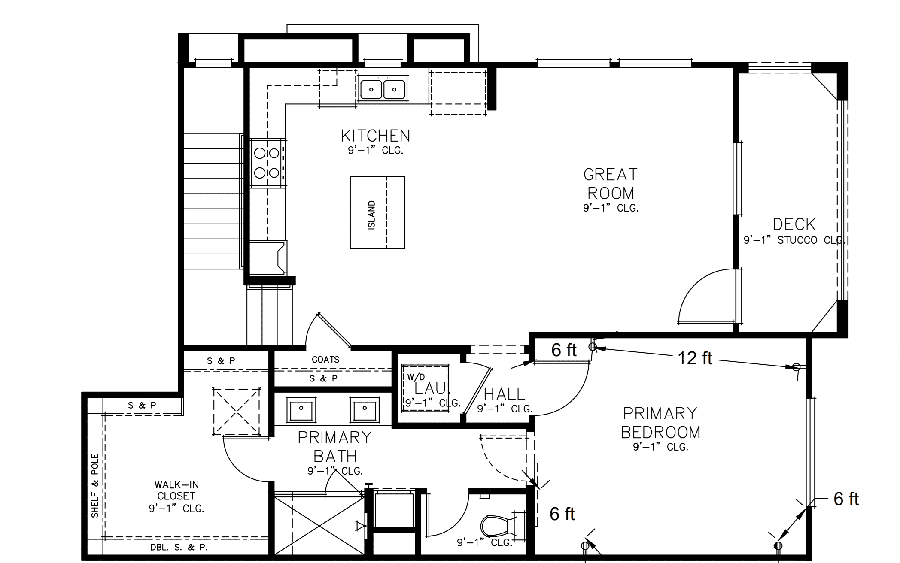
#> input picture Floor-Plan-Detection-main/Images/example.png, 900 x 563 px, found by its file name
$ python import_cv2.py
#> lines starting #> are read from the running program, lines starting #| are printed output that depends on the picture; after the words box and inside, x2 and y2 are one past the last pixel; in counts of white or black regions, pixels touching at a corner belong together
import cv2
import os

# Set the correct path to your image
image_path = r"C:\Users\haier\Documents\clone Electrical\Floor-Plan-Detection-main\Images\example.png"

# Check if file exists
if not os.path.exists(image_path):
    raise FileNotFoundError(f"Error: File '{image_path}' not found!")

# Load the image
image = cv2.imread(image_path)
#> image is the input picture: shape (563, 900, 3); mean B, G, R 234.9, 234.9, 234.9

# Check if image loaded successfully
if image is None:
    raise ValueError(f"Error: Could not read image at {image_path}")

# Convert to grayscale
gray = cv2.cvtColor(image, cv2.COLOR_BGR2GRAY)

# Apply edge detection
edges = cv2.Canny(gray, 50, 150)
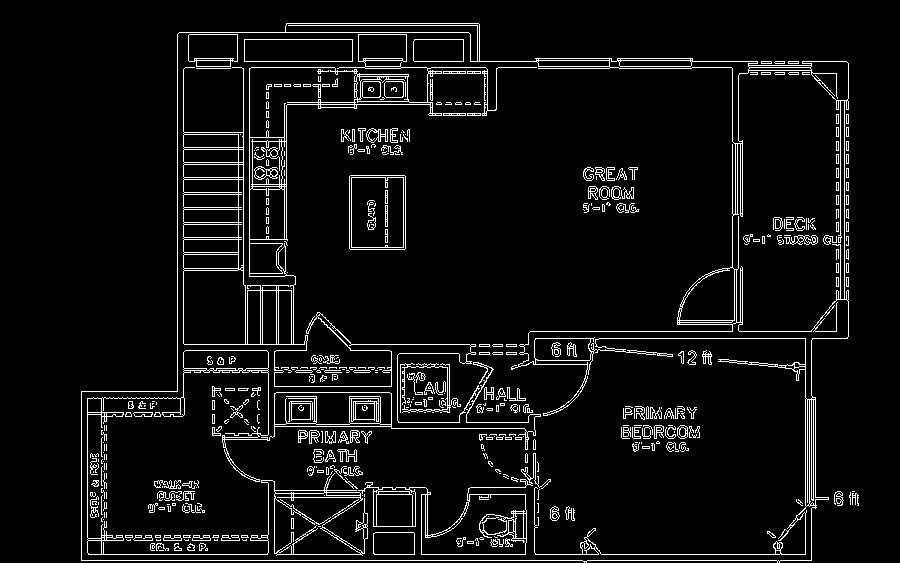
#> edges: shape (563, 900); 6.2% white in thin lines or dots, all inside (x1, y1, x2, y2) = (81, 23, 859, 563)

# Display the results
cv2.imshow("Edges Detected", edges)
cv2.waitKey(0)
cv2.destroyAllWindows()
